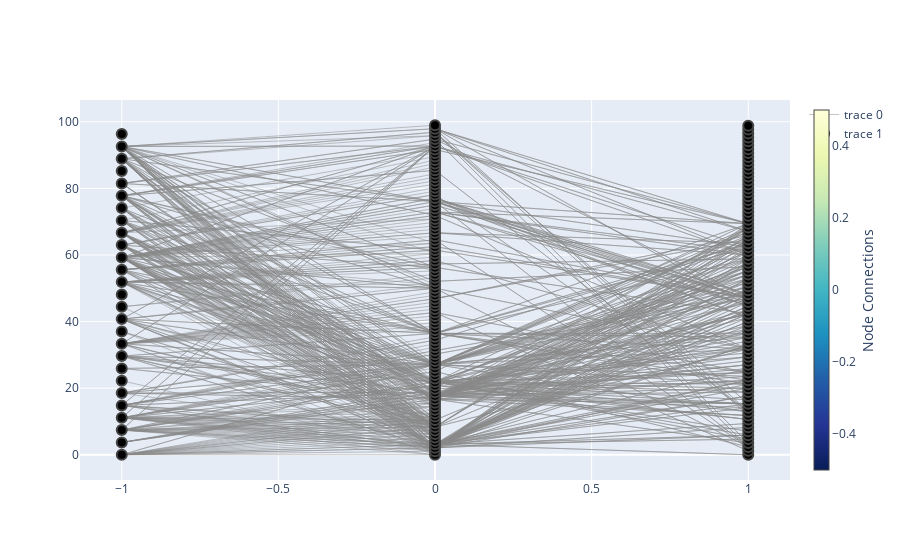

Source (notebook cell):
### Code cell
node_trace = go.Scatter(
    x=nodelist['x'],
    y=nodelist['y'],
    mode='markers',
    hoverinfo='text',
    marker=dict(
        showscale=True,
        colorscale='YlGnBu',
        reversescale=True,
        color=[],
        size=10,
        colorbar=dict(
            thickness=15,
            title='Node Connections',
            xanchor='left',
            titleside='right'
        ),
        line_width=2))

edge_x = []
edge_y = []

for i, edge in edgelist.iterrows():
    x0, y0 = nodelookup[edge['sourceId']]['x'], nodelookup[edge['sourceId']]['y']
    x1, y1 = nodelookup[edge['targetId']]['x'], nodelookup[edge['targetId']]['y']
    edge_x.extend([x0, x1, None])
    edge_y.extend([y0, y1, None])

edge_trace = go.Scatter(
    x=edge_x,
    y=edge_y,
    line=dict(width=0.5,color='#888'),
    hoverinfo='none',
    mode='lines')

go.Figure(data=[edge_trace, node_trace]).show()

### Figure 1 — Plotly figure (JSON) as saved in the notebook; plotly's stock layout.template omitted (floating-point values rounded to 4 significant figures; data arrays with more than 128 entries replaced by an {"elided": "..."} marker saying what was removed)
{"data": [{"hoverinfo": "none", "line": {"color": "#888", "width": 0.5}, "mode": "lines", "type": "scatter", "x": {"elided": "2709 int values"}, "y": {"elided": "2709 float values"}}, {"hoverinfo": "text", "marker": {"color": [], "colorbar": {"thickness": 15, "title": {"side": "right", "text": "Node Connections"}, "xanchor": "left"}, "colorscale": [[0, "rgb(255,255,217)"], [0.125, "rgb(237,248,177)"], [0.25, "rgb(199,233,180)"], [0.375, "rgb(127,205,187)"], [0.5, "rgb(65,182,196)"], [0.625, "rgb(29,145,192)"], [0.75, "rgb(34,94,168)"], [0.875, "rgb(37,52,148)"], [1, "rgb(8,29,88)"]], "line": {"width": 2}, "reversescale": true, "showscale": true, "size": 10}, "mode": "markers", "type": "scatter", "x": {"elided": "208 int values"}, "y": {"elided": "208 float values"}}], "layout": {}}
